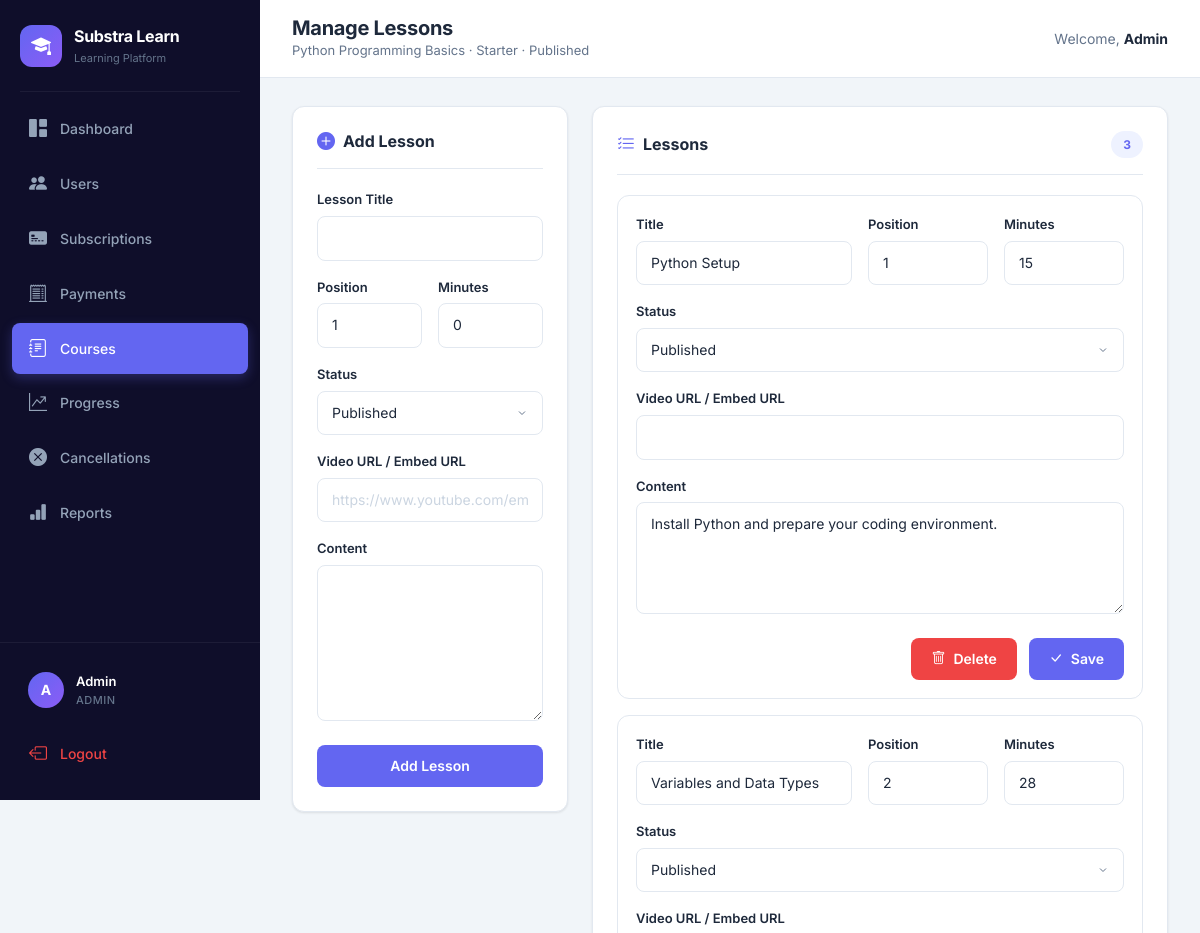
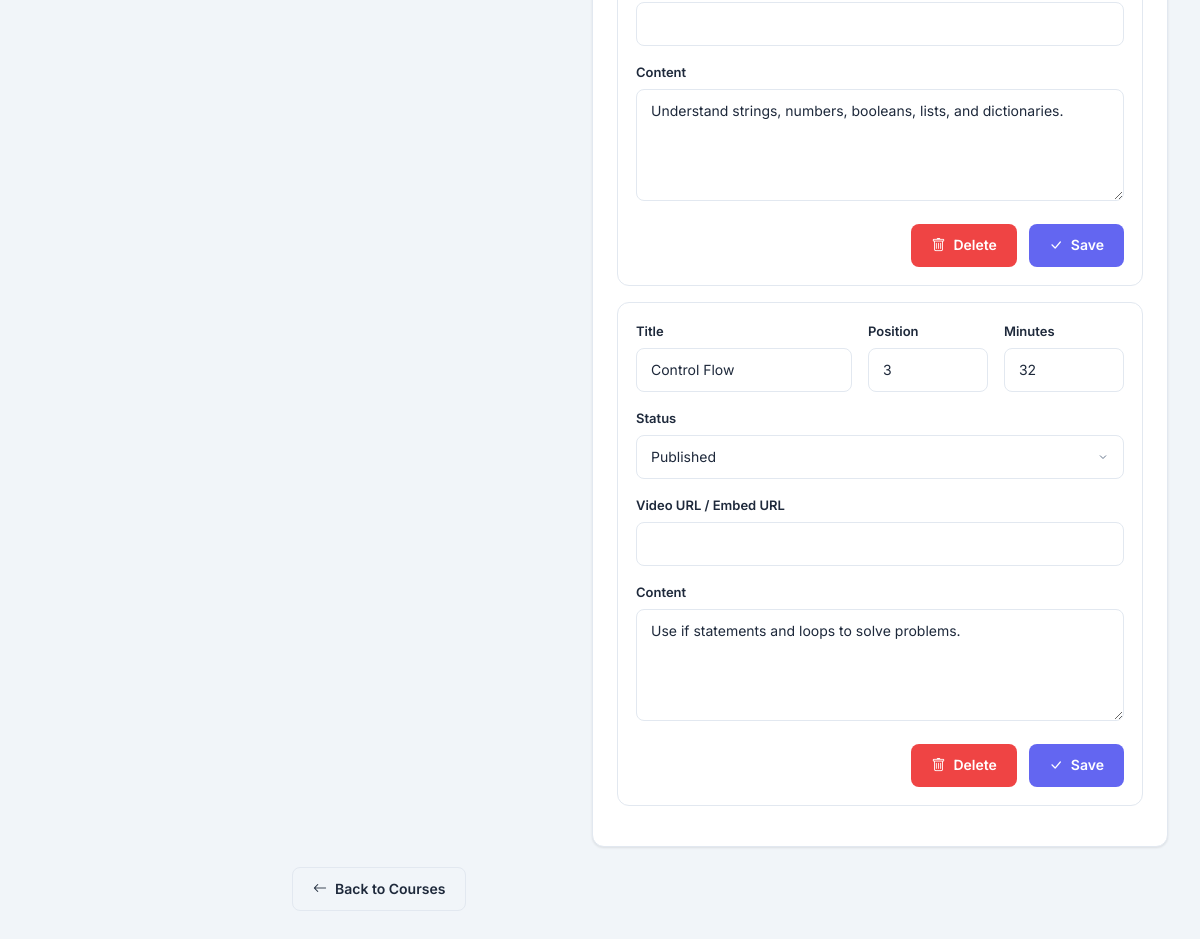
The page /admin/course/2/lessons (signed in) on the database its author committed (2 pictures, top to bottom).
### tables this page shows
CREATE TABLE courses (
    id INTEGER PRIMARY KEY AUTOINCREMENT,
    title TEXT NOT NULL,
    description TEXT DEFAULT '',
    plan_id INTEGER NOT NULL,
    status TEXT DEFAULT 'draft',
    thumbnail_url TEXT DEFAULT '',
    level TEXT DEFAULT '',
    duration TEXT DEFAULT '',
    created_at TEXT DEFAULT (datetime('now')),
    FOREIGN KEY (plan_id) REFERENCES plans(id)
);

CREATE TABLE plans (
    id INTEGER PRIMARY KEY AUTOINCREMENT,
    name TEXT NOT NULL,
    description TEXT DEFAULT '',
    price REAL NOT NULL,
    billing_cycle TEXT NOT NULL,
    stripe_price_id TEXT DEFAULT '',
    status TEXT DEFAULT 'active',
    created_at TEXT DEFAULT (datetime('now'))
);

CREATE TABLE lessons (
    id INTEGER PRIMARY KEY AUTOINCREMENT,
    course_id INTEGER NOT NULL,
    title TEXT NOT NULL,
    content TEXT DEFAULT '',
    video_url TEXT DEFAULT '',
    position INTEGER DEFAULT 0,
    status TEXT DEFAULT 'published',
    duration_minutes INTEGER DEFAULT 0,
    created_at TEXT DEFAULT (datetime('now')),
    FOREIGN KEY (course_id) REFERENCES courses(id) ON DELETE CASCADE
);

### app.py (the view)
@app.route("/admin/course/<int:course_id>/lessons")
@admin_required
def admin_course_lessons(course_id):
    conn = get_db()
    course = conn.execute(
        """
        SELECT c.*, p.name as plan_name
        FROM courses c JOIN plans p ON c.plan_id = p.id
        WHERE c.id = ?
        """,
        (course_id,),
    ).fetchone()
    if not course:
        conn.close()
        flash("Course not found", "danger")
        return redirect("/admin/courses")
    lessons = conn.execute("SELECT * FROM lessons WHERE course_id=? ORDER BY position, id", (course_id,)).fetchall()
    conn.close()
    return render_template("admin_course_lessons.html", course=course, lessons=lessons)

### app.py (called while the page is built, shortened)
def get_db():
    db_path = os.getenv("DATABASE_PATH", "database.db")
    conn = sqlite3.connect(db_path, timeout=10)
    conn.row_factory = sqlite3.Row
    conn.execute("PRAGMA journal_mode=WAL")
    conn.execute("PRAGMA busy_timeout=10000")
    return conn

def get_csrf_token():
    if "_csrf_token" not in session:
        session["_csrf_token"] = secrets.token_urlsafe(32)
    return session["_csrf_token"]

@app.context_processor
def inject_helpers():
    def csrf_field():
        return Markup(f'<input type="hidden" name="csrf_token" value="{escape(get_csrf_token())}">')
    return {"csrf_token": get_csrf_token, "csrf_field": csrf_field}

@app.before_request
def protect_posts():
    if request.method != "POST":
        return

def admin_required(func):
    @wraps(func)
    def wrapper(*args, **kwargs):
        if "user_id" not in session or session.get("role") != "admin":
            flash("Access denied", "danger")
            return redirect("/login")
        return func(*args, **kwargs)
    return wrapper

@app.before_request
def refresh_admin_badges():
    if session.get("role") == "admin":
        conn = get_db()
        pending = conn.execute("SELECT COUNT(*) FROM cancellation_requests WHERE status='pending'").fetchone()[0]
        failed = conn.execute("SELECT COUNT(*) FROM payments WHERE status='failed'").fetchone()[0]
        conn.close()
        session["pending_count"] = pending
        session["failed_payment_count"] = failed

### templates/admin_course_lessons.html
{% extends "base.html" %}
{% block page_title %}Manage Lessons{% endblock %}
{% block page_subtitle %}{{ course['title'] }} · {{ course['plan_name'] }} · {{ course['status']|title }}{% endblock %}
{% block content %}
<div class="row g-4"><div class="col-lg-4"><div class="content-card"><div class="card-header-custom"><h2 class="card-title"><i class="bi bi-plus-circle-fill"></i> Add Lesson</h2></div><form method="POST" action="/admin/course/{{ course['id'] }}/lessons/create">{{ csrf_field()|safe }}<div class="form-group"><label class="form-label">Lesson Title</label><input name="title" class="form-input" required></div><div class="form-row"><div class="form-group"><label class="form-label">Position</label><input name="position" type="number" min="0" value="1" class="form-input"></div><div class="form-group"><label class="form-label">Minutes</label><input name="duration_minutes" type="number" min="0" value="0" class="form-input"></div></div><div class="form-group"><label class="form-label">Status</label><select name="status" class="form-input"><option value="published">Published</option><option value="draft">Draft</option></select></div><div class="form-group"><label class="form-label">Video URL / Embed URL</label><input name="video_url" class="form-input" placeholder="https://www.youtube.com/embed/..."></div><div class="form-group"><label class="form-label">Content</label><textarea name="content" class="form-input" rows="6"></textarea></div><button class="btn-custom btn-primary-custom w-100">Add Lesson</button></form></div></div>
<div class="col-lg-8"><div class="content-card"><div class="card-header-custom"><h2 class="card-title"><i class="bi bi-list-check"></i> Lessons</h2><span class="badge-count">{{ lessons|length }}</span></div>{% if lessons %}{% for lesson in lessons %}<form method="POST" action="/admin/lesson/{{ lesson['id'] }}/edit" class="lesson-admin-card">{{ csrf_field()|safe }}<div class="form-row"><div class="form-group"><label class="form-label">Title</label><input name="title" class="form-input" value="{{ lesson['title'] }}" required></div><div class="form-group" style="max-width:120px;"><label class="form-label">Position</label><input name="position" type="number" min="0" class="form-input" value="{{ lesson['position'] }}"></div><div class="form-group" style="max-width:120px;"><label class="form-label">Minutes</label><input name="duration_minutes" type="number" min="0" class="form-input" value="{{ lesson['duration_minutes'] }}"></div></div><div class="form-group"><label class="form-label">Status</label><select name="status" class="form-input"><option value="published" {% if lesson['status']=='published' %}selected{% endif %}>Published</option><option value="draft" {% if lesson['status']=='draft' %}selected{% endif %}>Draft</option></select></div><div class="form-group"><label class="form-label">Video URL / Embed URL</label><input name="video_url" class="form-input" value="{{ lesson['video_url'] }}"></div><div class="form-group"><label class="form-label">Content</label><textarea name="content" class="form-input" rows="4">{{ lesson['content'] }}</textarea></div><div class="form-actions"><button type="submit" formaction="/admin/lesson/{{ lesson['id'] }}/delete" class="btn-custom btn-danger-custom" onclick="return confirmSubmit('Delete this lesson?')"><i class="bi bi-trash"></i> Delete</button><button class="btn-custom btn-primary-custom"><i class="bi bi-check-lg"></i> Save</button></div></form>{% endfor %}{% else %}<div class="empty-state"><div class="empty-icon"><i class="bi bi-journal-plus"></i></div><h3>No Lessons Yet</h3><p>Add the first lesson using the form.</p></div>{% endif %}</div></div></div><div style="margin-top:20px;"><a href="/admin/courses" class="btn-custom btn-secondary-custom"><i class="bi bi-arrow-left"></i> Back to Courses</a></div>
{% endblock %}

### static/style.css (style rules this page uses)
:root { --primary: #6366F1; --primary-dark: #4F46E5; --primary-light: #A5B4FC; --primary-bg: #EEF2FF; --secondary: #8B5CF6; --success: #10B981; --success-bg: #D1FAE5; --warning: #F59E0B; --warning-bg: #FEF3C7; --danger: #EF4444; --danger-bg: #FEE2E2; --info: #06B6D4; --info-bg: #CFFAFE; --dark: #0F172A; --sidebar-bg: #0F0E2A; --sidebar-hover: #1E1B4B; --sidebar-active: #6366F1; --bg: #F1F5F9; --card: #FFFFFF; --text: #1E293B; --text-muted: #64748B; --border: #E2E8F0; --radius: 12px; --radius-sm: 8px; --radius-lg: 16px; --shadow: 0 1px 3px rgba(0,0,0,0.06), 0 1px 2px rgba(0,0,0,0.04); --shadow-md: 0 4px 6px rgba(0,0,0,0.05), 0 2px 4px rgba(0,0,0,0.03); --shadow-lg: 0 10px 25px rgba(0,0,0,0.08), 0 4px 10px rgba(0,0,0,0.04); --transition: all 0.2s ease; --sidebar-width: 260px; }
* { margin: 0; padding: 0; box-sizing: border-box; }
body { font-family: 'Inter', -apple-system, BlinkMacSystemFont, 'Segoe UI', sans-serif; background: var(--bg); color: var(--text); line-height: 1.6; -webkit-font-smoothing: antialiased; }
.content-card { background: var(--card); border-radius: var(--radius); padding: 24px; box-shadow: var(--shadow); border: 1px solid var(--border); margin-bottom: 0; }
.card-header-custom { display: flex; align-items: center; justify-content: space-between; margin-bottom: 20px; padding-bottom: 16px; border-bottom: 1px solid var(--border); }
.card-title { font-size: 16px; font-weight: 700; color: var(--text); display: flex; align-items: center; gap: 8px; margin: 0; }
.card-title i { color: var(--primary); font-size: 18px; }
.badge-count { background: var(--primary-bg); color: var(--primary); font-size: 12px; font-weight: 700; padding: 4px 12px; border-radius: 20px; }
.btn-custom { display: inline-flex; align-items: center; justify-content: center; gap: 8px; padding: 10px 20px; border-radius: var(--radius-sm); font-size: 14px; font-weight: 600; text-decoration: none; border: none; cursor: pointer; transition: var(--transition); white-space: nowrap; }
.btn-primary-custom { background: var(--primary); color: white; }
.btn-secondary-custom { background: var(--bg); color: var(--text); border: 1px solid var(--border); }
.btn-danger-custom { background: var(--danger); color: white; }
.w-100 { width: 100%; }
.form-group { margin-bottom: 16px; flex: 1; }
.form-label { display: block; font-size: 13px; font-weight: 600; color: var(--text); margin-bottom: 6px; }
.form-input { width: 100%; padding: 10px 14px; border: 1.5px solid var(--border); border-radius: var(--radius-sm); font-size: 14px; font-family: inherit; color: var(--text); background: var(--card); transition: var(--transition); outline: none; }
.form-input::placeholder { color: #CBD5E1; }
.form-row { display: flex; gap: 16px; }
.form-actions { display: flex; gap: 12px; justify-content: flex-end; margin-top: 8px; }
select.form-input { cursor: pointer; appearance: none; background-repeat: no-repeat; background-position: right 14px center; padding-right: 36px; }
textarea.form-input { resize: vertical; min-height: 60px; }
.lesson-admin-card { border: 1px solid var(--border); border-radius: var(--radius); padding: 18px; margin-bottom: 16px; background: #FFFFFF; }

### rows shown on the page
courses: title "Python Programming Basics", status "Published"
plans: plan_name "Starter"
lessons: title "Python Setup", position "1", duration_minutes "15", status "Published", content "Install Python and prepare your coding environment."
lessons: title "Variables and Data Types", position "2", duration_minutes "28", status "Published", content "Understand strings, numbers, booleans, lists, and dictionaries."
lessons: title "Control Flow", position "3", duration_minutes "32", status "Published", content "Use if statements and loops to solve problems."

### other values the page prints
{{ session.get('user_name', 'U')[0]|upper }} "A"
{{ session.get('user_name') }} "Admin"
{{ session.get('role')|upper }} "ADMIN"
{{ lessons|length }} "3"
